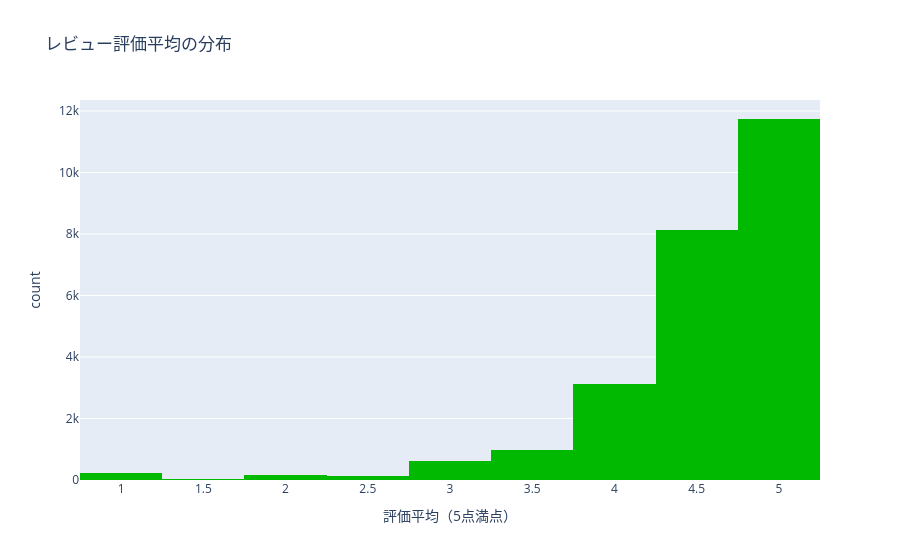

Notebook code for this chart:
### Code cell
# 評価平均の分布
fig = px.histogram(
    df_reviewed,
    x='review_average',
    nbins=20,
    title='レビュー評価平均の分布',
    labels={'review_average': '評価平均（5点満点）'},
    color_discrete_sequence=['#00b900']
)
fig.show()

print('評価平均の統計:')
print(df_reviewed['review_average'].describe())

### Figure 1 — Plotly figure (JSON) as saved in the notebook; plotly's stock layout.template omitted (floating-point values rounded to 4 significant figures; data arrays with more than 128 entries replaced by an {"elided": "..."} marker saying what was removed)
{"data": [{"bingroup": "x", "hovertemplate": "評価平均（5点満点）=%{x}<br>count=%{y}<extra></extra>", "legendgroup": "", "marker": {"color": "#00b900", "pattern": {"shape": ""}}, "name": "", "nbinsx": 20, "orientation": "v", "showlegend": false, "type": "histogram", "x": {"elided": "25143 float values"}, "xaxis": "x", "yaxis": "y"}], "layout": {"barmode": "relative", "legend": {"tracegroupgap": 0}, "title": {"text": "レビュー評価平均の分布"}, "xaxis": {"anchor": "y", "domain": [0, 1], "title": {"text": "評価平均（5点満点）"}}, "yaxis": {"anchor": "x", "domain": [0, 1], "title": {"text": "count"}}}}
